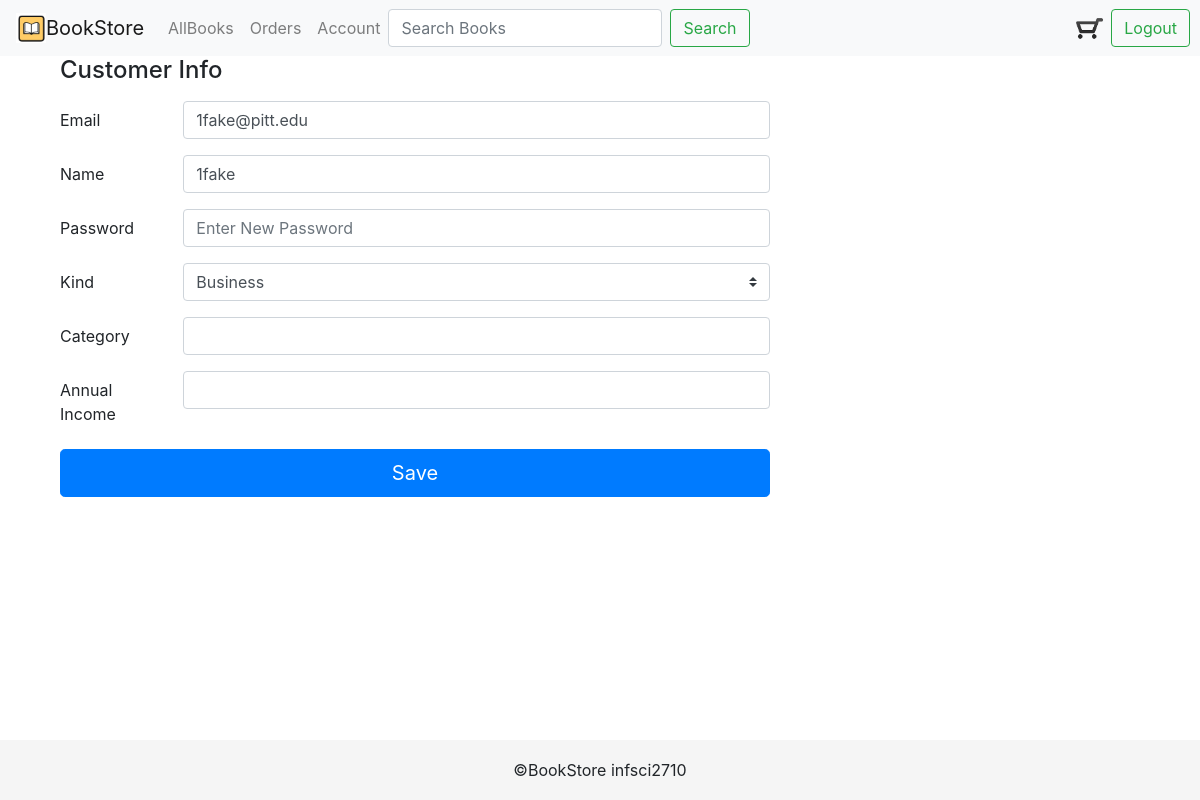
Page /?page=account (signed in) on the committed database.
### tables this page shows
CREATE TABLE IF NOT EXISTS `customers` (
  `customer_id` int(11) NOT NULL,
  `customer_email` varchar(100) NOT NULL,
  `customer_name` varchar(45) DEFAULT NULL,
  `customer_password` varchar(100) DEFAULT NULL,
  `account_creation_date` datetime DEFAULT NULL,
  `customer_address` int(32) DEFAULT NULL,
  `customer_kind` int(2) DEFAULT '1'
);

### views/account.php (the view, shortened to what this page needs)
<?php
  $customer_id = $_SESSION['id'];
  if($customer_id){
  $query = "SELECT * FROM customers WHERE customer_id=".$customer_id;
  $result = mysqli_query($link, $query);
  $row = mysqli_fetch_assoc($result);
  $email = $row['customer_email'];
  $name = $row['customer_name'];
  $kind = $row['customer_kind'];
  }
?>
<div class="container mainContainer">
  <div class="col-md-8 order-md-2">
<h4 class="mb-3">Customer Info</h4>
<form class="needs-validation" autocomplete="on" method=POST action="?page=updateAccount" >
<div class="form-group row">
  <label for="example-email-input" class="col-2 col-form-label">Email</label>
  <div class="col-10">
    <input class="form-control" type="text" value="<?php echo $email;?>"  name="email" required>
  </div>
</div>
<div class="form-group row">
  <label for="example-search-input" class="col-2 col-form-label">Name</label>
  <div class="col-10">
    <input class="form-control" type="search" value="<?php echo $name;?>" name="name" required>
  </div>
</div>
<div class="form-group row">
  <label for="example-password-input" class="col-2 col-form-label">Password</label>
  <div class="col-10">
    <input class="form-control"  placeholder="Enter New Password" value="" name="password" >
  </div>
</div>
<div class="form-group row">
  <label for="example-search-input" class="col-2 col-form-label">Kind</label>
  <div class="col-10">
    <select class="custom-select d-block w-100" name="kind" required>
      <option value="2"<?php if($kind=="2") echo "selected";?>>Business</option>
    </select>
  </div>
</div>
<?php
  if($kind=="1"){
    $query = "SELECT * FROM customer_home WHERE home_id=".$customer_id;
    $result = mysqli_query($link, $query);
    $row = mysqli_fetch_assoc($result);
    if($row['marriage_status'] == '1'){
      $single = "selected";
    } else if($row['marriage_status'] == '2')
      $married = "selected";
    else
      $unknown = "selected";
    echo "<div class=\"form-group row\">
  <label for=\"example-search-input\" class=\"col-2 col-form-label\">Marriage_status</label>
  <div class=\"col-10\">
    <select class=\"custom-select d-block w-100\" name=\"marriage\" required>
      <option value=\"1\"".$single.">Single</option>
      <option value=\"2\"".$married.">Married</option>
      <option value=\"3\"".$unknown.">Unknown</option>
    </select>
  </div>
</div>";
    if($row['gender'] == '1'){
      $male = "selected";
    } else if($row['gender'] == '2')
      $female = "selected";
    else
      $unknowngender = "selected";
    echo "<div class=\"form-group row\">
  <label for=\"example-search-input\" class=\"col-2 col-form-label\">Gender</label>
  <div class=\"col-10\">
    <select class=\"custom-select d-block w-100\" name=\"gender\" required>
      <option value=\"1\"".$male.">Male</option>
      <option value=\"2\"".$female.">Female</option>
      <option value=\"3\"".$unknowngender.">Other</option>
    </select>
  </div>
  </div>";
  echo "<div class=\"form-group row\">
  <label for=\"example-search-input\" class=\"col-2 col-form-label\">Age</label>
  <div class=\"col-10\">
    <input class=\"form-control\" type=\"number\" value=\"".$row['age']."\" name=\"age\" required>
  </div>
</div>";
echo "<div class=\"form-group row\">
  <label for=\"example-search-input\" class=\"col-2 col-form-label\">Income</label>
  <div class=\"col-10\">
  <input class=\"form-control\" type=\"number\" value=\"".$row['income']."\" name=\"income\" required>
  </div></div>";
  } else if($kind=="2"){
    $query = "SELECT * FROM customer_business WHERE business_id=".$customer_id;
    $result = mysqli_query($link, $query);
    $row = mysqli_fetch_assoc($result);
    echo "<div class=\"form-group row\">
    <label for=\"example-search-input\" class=\"col-2 col-form-label\">Category</label>
    <div class=\"col-10\">
    <input class=\"form-control\" type=\"text\" value=\"".$row['business_category']."\" name=\"category\" required>
    </div></div>";
    echo "<div class=\"form-group row\">
    <label for=\"example-search-input\" class=\"col-2 col-form-label\">Annual Income</label>
    <div class=\"col-10\">
    <input class=\"form-control\" type=\"number\" value=\"".$row['gross_annual_income']."\" name=\"annualIncome\" required>
    </div></div>";
  }
?>
<button class="btn btn-primary btn-lg btn-block" type="submit">Save</button>
</form>
</div>
</div>

### styles.css (style rules this page uses)
.mainContainer { margin: 0px 0px 0px 0px; padding: 0px; }
html { position: relative; min-height: 100%; }
body { margin-bottom: 60px; }

### rows in the picture
customers: email "1fake@pitt.edu", name "1fake", kind "Business"
